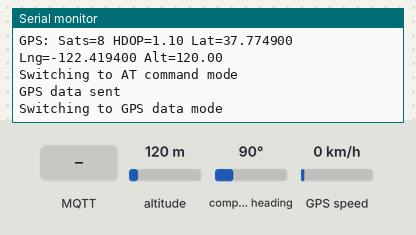
A sketch run on a simulated ESP32. Parts: the last lines printed to the serial monitor. The inputs (shaded band) are chosen by the test bench; at power-on: altitude 120 m, compass heading 90°, GPS speed 0 km/h. The GPS gets a fix after 3 s at 37.7749, -122.4194 with 8 satellites; no MQTT or app messages arrive unless stated.

Above: at 5.2 s.
5.3 s: MQTT message "1" arrives on the first subscribed topic
At 5.9 s:
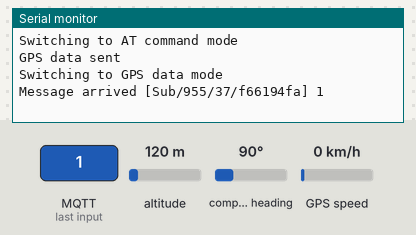
6.8 s: MQTT message "on" arrives on the first subscribed topic
At 7.03 s:
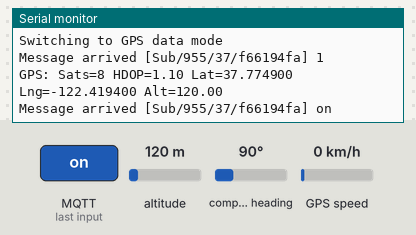
8.3 s: MQTT message "off" arrives on the first subscribed topic
At 9.0 s:
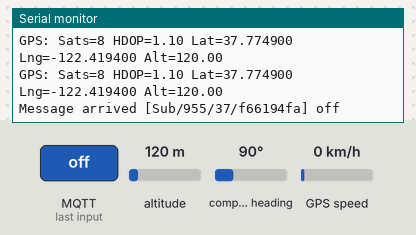
9.8 s: altitude set to 20 m
At 10.29 s:
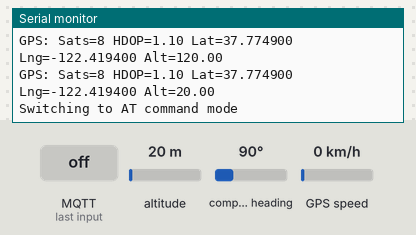
11.3 s: altitude set to 250 m
At 11.3 s:
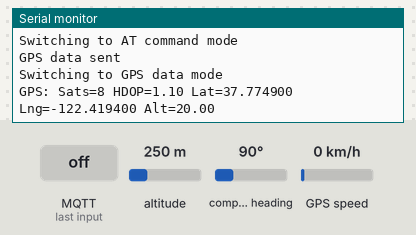
Timing chart, 0 to 13.8 s (numbered marks = the images above; inputs shaded):
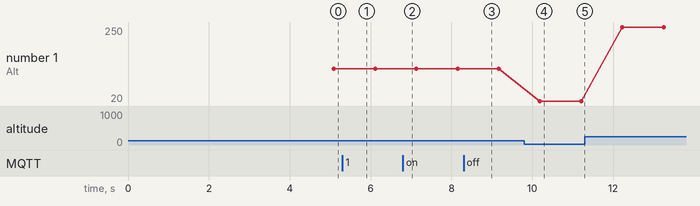

Measured:
- after the input at 5.3 s, the serial monitor: prints a new line after 0.10 s (image 1)
- after the input at 6.8 s, the serial monitor: prints a new line at once (image 2)
- after the input at 8.3 s, the serial monitor: prints a new line after 0.05 s (image 3)
- after the input at 9.8 s, the serial monitor: prints a new line after 0.39 s (image 4)
- plotted number 1: 120 → 20 after the input at 9.8 s, 20 → 250 after the input at 11.3 s

The sketch:

GNSS_overMQTT.ino
```cpp
// Define the modem model
#define TINY_GSM_MODEM_SIM7600  // Compatible with A7670
#define TINY_GSM_USE_GPRS true

// Serial configuration - USING SINGLE SERIAL PORT FOR BOTH AT COMMANDS AND GPS
#define SerialMon Serial
#define RXD2 17
#define TXD2 18
#define powerPin 4
// Set Wi-Fi Username and Password
#define STASSID "SVITAR"
#define STAPSK "L1l1anj13!!"

// Include necessary libraries
#include <TinyGsmClient.h>
#include <PubSubClient.h>
#include <TinyGPS++.h>
#include <HardwareSerial.h>
#include <ArduinoJson.h>
#include <WiFi.h>

// Initialize single serial for modem
HardwareSerial cellSerial(1); // Use UART1 for all communication with A7670E

// Module state management
enum ModuleState {
  STATE_GSM_COMMAND,  // Using AT commands for GSM
  STATE_GPS_DATA      // Reading GPS NMEA data
};
ModuleState currentState = STATE_GSM_COMMAND;
unsigned long stateChangeTime = 0;
const unsigned long STATE_SWITCH_DELAY = 1000; // 1 second delay when switching states

// Initialize objects
const char *ssid = STASSID;
const char *password = STAPSK;
TinyGsm modem(cellSerial);
TinyGsmClient gsmClient(modem);
WiFiClient espClient;
PubSubClient mqttClient(espClient); // Default to WiFi, will switch if needed
TinyGPSPlus gps;

// Network credentials
const char apn[] = "";  // Leave blank for auto-detection
const char gprsUser[] = "";
const char gprsPass[] = "";

// MQTT Configuration
const char* mqtt_server = "mqtt.waveshare.cloud";
const int mqtt_port = 1883;
const char* mqtt_client_id = "f66194fa";
const char* mqtt_topic = "Pub/955/37/f66194fa";
const char* sub = "Sub/955/37/f66194fa";

// JSON buffer for sending data
StaticJsonDocument<256> gpsJson;

// Timing variables
unsigned long lastGPSUpdate = 0;
unsigned long lastMQTTSend = 0;
const unsigned long GPS_UPDATE_INTERVAL = 1000;  // Read GPS every 1 second
const unsigned long MQTT_SEND_INTERVAL = 5000;   // Send to MQTT every 5 seconds
bool useGSM = false;  // Flag to determine which connection method to use

// Function to switch to AT command mode
void switchToATMode() {
  if (currentState == STATE_GPS_DATA) {
    SerialMon.println("Switching to AT command mode");
    // Clear any pending data
    while(cellSerial.available()) cellSerial.read();
    currentState = STATE_GSM_COMMAND;
    stateChangeTime = millis();
  }
}

// Function to switch to GPS data mode
void switchToGPSMode() {
  if (currentState == STATE_GSM_COMMAND) {
    SerialMon.println("Switching to GPS data mode");
    // Enable NMEA output if not already enabled
    modem.sendAT("+CGNSSPORTSWITCH=0,1");
    modem.waitResponse(3000);
    // Clear any pending AT command responses
    while(cellSerial.available()) cellSerial.read();
    currentState = STATE_GPS_DATA;
    stateChangeTime = millis();
  }
}

bool initModem() {
  SerialMon.println("Initializing modem...");

  // Configure Serial for modem
  cellSerial.begin(115200, SERIAL_8N1, RXD2, TXD2);
  delay(3000);

  // Ensure we're in AT command mode
  currentState = STATE_GSM_COMMAND;

  // Test AT communication
  SerialMon.println("Testing modem communication...");
  modem.sendAT("");
  if (!modem.waitResponse(1000)) {
    SerialMon.println("Failed to communicate with modem");
    return false;
  }

  // Initialize modem
  if (!modem.init()) {
    SerialMon.println("Failed to initialize modem");
    return false;
  }

  // Get modem info
  String modemInfo = modem.getModemInfo();
  SerialMon.print("Modem Info: ");
  SerialMon.println(modemInfo);

  return true;
}

bool connectGPRS() {
  // Make sure we're in AT command mode
  switchToATMode();

  // Wait for state switch delay
  if (millis() - stateChangeTime < STATE_SWITCH_DELAY) {
    delay(STATE_SWITCH_DELAY);
  }

  SerialMon.print("Waiting for network...");
  if (!modem.waitForNetwork()) {
    SerialMon.println(" fail");
    return false;
  }
  SerialMon.println(" success");

  if (modem.isNetworkConnected()) {
    SerialMon.println("Network connected");
  }

  // Connect to GPRS
  SerialMon.print("Connecting to APN: ");
  SerialMon.print(apn);
  if (!modem.gprsConnect(apn, gprsUser, gprsPass)) {
    SerialMon.println(" fail");
    return false;
  }
  SerialMon.println(" success");

  if (modem.isGprsConnected()) {
    SerialMon.println("GPRS connected");
    useGSM = true;
    String ccid = modem.getSimCCID();
    SerialMon.print("CCID: ");
    SerialMon.println(ccid);
  }

  return true;
}

bool initGPS() {
  SerialMon.println("Initializing GPS...");

  // Make sure we're in AT command mode
  switchToATMode();

  // Wait for state switch delay
  if (millis() - stateChangeTime < STATE_SWITCH_DELAY) {
    delay(STATE_SWITCH_DELAY);
  }

  // Power on GPS
  modem.sendAT("+CGNSSPWR=1");
  if (!modem.waitResponse(3000)) {
    SerialMon.println("Failed to power on GPS");
    return false;
  }
  delay(1000);

  // Configure GPS output port
  modem.sendAT("+CGNSSPORTSWITCH=0,1");
  if (!modem.waitResponse(3000)) {
    SerialMon.println("Failed to configure GPS port");
    return false;
  }

  // Start GPS output
  modem.sendAT("+CGNSSTST=1");
  if (!modem.waitResponse(3000)) {
    SerialMon.println("Failed to start GPS output");
    return false;
  }

  SerialMon.println("GPS initialized");

  // Now switch to GPS mode to start reading NMEA data
  switchToGPSMode();

  return true;
}

void readGPS() {
  // Make sure we're in GPS data mode
  if (currentState != STATE_GPS_DATA) {
    switchToGPSMode();
    return; // Wait for next loop iteration
  }

  // Read GPS data
  while (cellSerial.available() > 0) {
    char c = cellSerial.read();
    gps.encode(c);
  }
}

void mqttCallback(char* topic, byte* payload, unsigned int length) {
  SerialMon.print("Message arrived [");
  SerialMon.print(topic);
  SerialMon.print("] ");
  for (int i = 0; i < length; i++) {
    SerialMon.print((char)payload[i]);
  }
  SerialMon.println();
}

void reconnect() {
  // Switch to appropriate client
  if (useGSM && modem.isGprsConnected()) {
    mqttClient.setClient(gsmClient);
  } else {
    mqttClient.setClient(espClient);
  }

  mqttClient.setServer(mqtt_server, mqtt_port);
  mqttClient.setCallback(mqttCallback);

  while (!mqttClient.connected()) {
    Serial.print("MQTT not connected.. Trying to connect");

    if (mqttClient.connect(mqtt_client_id)) {
      Serial.println("Client connected");
      mqttClient.subscribe(sub);
    } else {
      Serial.print(mqttClient.state());
      delay(5000);
    }
  }
}

void sendGPSData() {
  // Temporarily switch to AT command mode if needed for MQTT operations
  if (useGSM && currentState == STATE_GPS_DATA) {
    switchToATMode();
    delay(100); // Small delay to ensure switch
  }

  if (gps.location.isValid()) {
    // Prepare JSON data
    gpsJson.clear();
    gpsJson["lat"] = gps.location.lat();
    gpsJson["lng"] = gps.location.lng();
    gpsJson["alt"] = gps.altitude.meters();
    gpsJson["speed"] = gps.speed.kmph();
    gpsJson["course"] = gps.course.deg();
    gpsJson["satellites"] = gps.satellites.value();
    gpsJson["hdop"] = gps.hdop.hdop();
    gpsJson["timestamp"] = millis();

    // Add date and time if available
    if (gps.date.isValid() && gps.time.isValid()) {
      char datetime[32];
      sprintf(datetime, "%04d-%02d-%02d %02d:%02d:%02d",
              gps.date.year(), gps.date.month(), gps.date.day(),
              gps.time.hour(), gps.time.minute(), gps.time.second());
      gpsJson["datetime"] = datetime;
    }

    // Serialize JSON
    char buffer[256];
    size_t n = serializeJson(gpsJson, buffer);

    // Publish to MQTT
    if (mqttClient.publish(mqtt_topic, buffer, n)) {
      SerialMon.println("GPS data sent");
    } else {
      SerialMon.println("Failed to send GPS data");
    }
  }

  // Switch back to GPS mode after sending
  if (useGSM) {
    switchToGPSMode();
  }
}

void printGPSInfo() {
  SerialMon.print("GPS: ");
  SerialMon.print("Sats=");
  SerialMon.print(gps.satellites.value());
  SerialMon.print(" HDOP=");
  SerialMon.print(gps.hdop.hdop());

  if (gps.location.isValid()) {
    SerialMon.print(" Lat=");
    SerialMon.print(gps.location.lat(), 6);
    SerialMon.print(" Lng=");
    SerialMon.print(gps.location.lng(), 6);
    SerialMon.print(" Alt=");
    SerialMon.print(gps.altitude.meters());
  } else {
    SerialMon.print(" Location: INVALID");
  }
  SerialMon.println();
}

void setup_wifi() {
  Serial.println();
  Serial.print("Connecting to ");
  Serial.println(ssid);
  WiFi.mode(WIFI_STA);
  WiFi.begin(ssid, password);
  while (WiFi.status() != WL_CONNECTED) {
    delay(500);
    Serial.print(".");
  }
  Serial.println("IP address: ");
  Serial.println(WiFi.localIP());
}

void setup() {
  // Initialize serial monitor
  SerialMon.begin(115200);
  delay(10);
  SerialMon.println("ESP32 GSM GPS MQTT Tracker");

  // Initialize modem
  if (!initModem()) {
    SerialMon.println("Modem initialization failed!");
    while (1) delay(1000);
  }

  // Try WiFi first
  // setup_wifi();

  // As fallback, try GSM
  if (WiFi.status() != WL_CONNECTED) {
    // Connect to cellular network
    if (!connectGPRS()) {
      SerialMon.println("GPRS connection failed!");
      // Continue anyway, will retry in loop
    } else {
      useGSM = true;
    }
  }

  // Initialize GPS
  if (!initGPS()) {
    SerialMon.println("GPS initialization failed!");
    while (1) delay(1000);
  }

  // Connect to MQTT broker
  reconnect();

  SerialMon.println("Setup complete!");
}

void loop() {
  // Check connection status
  if (useGSM) {
    // If using GSM, check GPRS connection
    if (!modem.isGprsConnected()) {
      SerialMon.println("GPRS disconnected! Reconnecting...");
      useGSM = false; // Reset flag

      // Try WiFi instead
      if (WiFi.status() != WL_CONNECTED) {
        setup_wifi();
      }

      // If WiFi still not available, try GSM again
      if (WiFi.status() != WL_CONNECTED) {
        if (connectGPRS()) {
          useGSM = true;
        } else {
          delay(10000);
          return;
        }
      }
    }
  } else {
    // If using WiFi, check WiFi connection
    if (WiFi.status() != WL_CONNECTED) {
      SerialMon.println("WiFi disconnected! Reconnecting...");
      setup_wifi();

      // If WiFi reconnection fails, try GSM
      if (WiFi.status() != WL_CONNECTED && !useGSM) {
        if (connectGPRS()) {
          useGSM = true;
        }
      }
    }
  }

  // Check MQTT connection
  if (!mqttClient.connected()) {
    reconnect();
  }
  mqttClient.loop();

  // Read GPS data
  if (millis() - lastGPSUpdate >= GPS_UPDATE_INTERVAL) {
    readGPS();
    printGPSInfo();
    lastGPSUpdate = millis();
  }

  // Send GPS data via MQTT
  if (millis() - lastMQTTSend >= MQTT_SEND_INTERVAL) {
    sendGPSData();
    lastMQTTSend = millis();
  }

  // Small delay to prevent watchdog issues
  delay(100);
}
```
